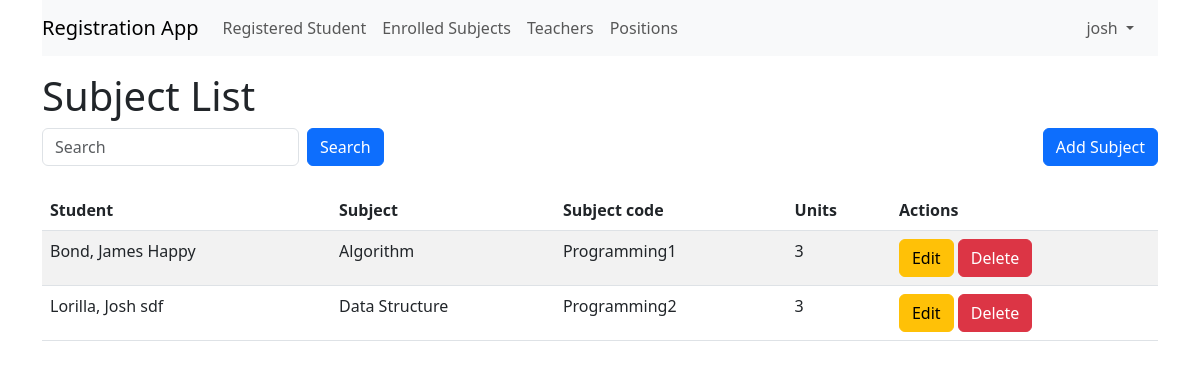
/subjects/ (signed in), run on the app's committed database.
### reg/models.py (models this page shows, shortened)
class Subject(models.Model):
    subject_code = models.CharField(max_length=50, unique=True)
    title = models.CharField(max_length=255, unique=True)
    units = models.IntegerField()
    students = models.ForeignKey(
        Student, related_name="student", on_delete=models.CASCADE)

class Student(models.Model):
    MALE = 'Male'
    FEMALE = 'Female'
    SEX = (
        (MALE, 'Male'),
        (FEMALE, 'Female'),
    )
    id_no = models.CharField(max_length=50, unique=True)
    last_name = models.CharField(max_length=50)
    first_name = models.CharField(max_length=50)
    middle_name = models.CharField(max_length=50)
    birth_date = models.DateTimeField(auto_now_add=False)
    address = models.CharField(max_length=255, blank=True, null=True)
    gender = models.CharField(
        max_length=10, choices=SEX, blank=True, null=True)
    class Meta:
        ordering = ['last_name', 'first_name']
    def __str__(self):
        return f"{self.last_name}, {self.first_name} {self.middle_name}"

### reg/views.py (the view)
# urls.py: path('subjects/', views.sub_list, name='subjects'),
@login_required
def sub_list(request):
    query = request.GET.get('search', '')
    if query:
        subjects = Subject.objects.filter(
            Q(subject_code__icontains=query) |
            Q(title__icontains=query)  # , user=request.user
        )
    else:
        subjects = Subject.objects.all()
    return render(request, 'subjects/subjects.html', {'subjects': subjects, 'query': query})

### templates/subjects/subjects.html
{% extends 'base.html' %}
{% block content %}
<h1>Subject List</h1>
<div class="col-md-12">
    <form method="get" action="{% url 'subjects' %}" class="mb-4 d-flex align-items-center">
        <div class="d-flex">
            <input type="text" name="search" placeholder="Search" class="form-control col-xs-3 me-2" value="{{ query }}">
            <button type="submit" class="btn btn-primary">Search</button>
        </div>
        <a class="btn btn-primary ms-auto" href="{% url 'sub_create' %}">Add Subject</a>
    </form>
</div>
<table class="table table-striped">
    <thead>
        <tr>
            <th>Student</th>
            <th>Subject</th>
            <th>Subject code</th>
            <th>Units</th>
            <th>Actions</th>
        </tr>
    </thead>
    <tbody>
        {% for sub in subjects %}
        <tr>
            <td>{{ sub.students }}</td>
            <td>{{ sub.title }}</td>
            <td>{{ sub.subject_code }}</td>
            <td>{{ sub.units }}</td>
            <td>
                <a href="{% url 'sub_update' sub.pk %}" class="btn btn-warning">Edit</a>
                <a href="{% url 'sub_delete' sub.pk %}" class="btn btn-danger">Delete</a>
            </td>
        </tr>
        {% endfor %}
    </tbody>
</table>
{% endblock %}

### templates/base.html (shortened to what this page needs)
<!DOCTYPE html>
<html lang="en">
<head>
    <link href="https://cdn.jsdelivr.net/npm/bootstrap@5.3.0/dist/css/bootstrap.min.css" rel="stylesheet">
</head>
<body>
    <div class="container">
        <nav class="navbar navbar-expand-lg navbar-light bg-light">
            <a class="navbar-brand" href="{% url 'students' %}">Registration App</a>
            <div class="collapse navbar-collapse" id="navbarNav">
                <ul class="navbar-nav">
                    {% if user.is_authenticated %}
                    <li class="nav-item d-flex">
                        <a class="nav-link" href="{% url 'students' %}">Registered Student</a>
                        <a class="nav-link" href="{% url 'subjects' %}">Enrolled Subjects</a>
                        <a class="nav-link" href="{% url 'teachers' %}">Teachers</a>
                        <a class="nav-link" href="{% url 'positions' %}">Positions</a>
                    </li>
                    {% endif %}
                </ul>
                <ul class="navbar-nav ms-auto">
                    {% if user.is_authenticated %}
                        <li class="nav-item dropdown">
                            <a class="nav-link dropdown-toggle pe-4" href="#" role="button" data-bs-toggle="dropdown" aria-expanded="false">
                                {{user.username}}
                            </a>
                        </li>
                </ul>
            </div>
        </nav>
        <div class="mt-3">
            {% block content %}{% endblock %}
        </div>
    </div>
</body>
</html>

### data on the page
Subject: students "Bond, James Happy", title "Algorithm", subject_code "Programming1", units "3"
Subject: students "Lorilla, Josh sdf", title "Data Structure", subject_code "Programming2", units "3"

### other printed values
{{ user.username }} "josh"
